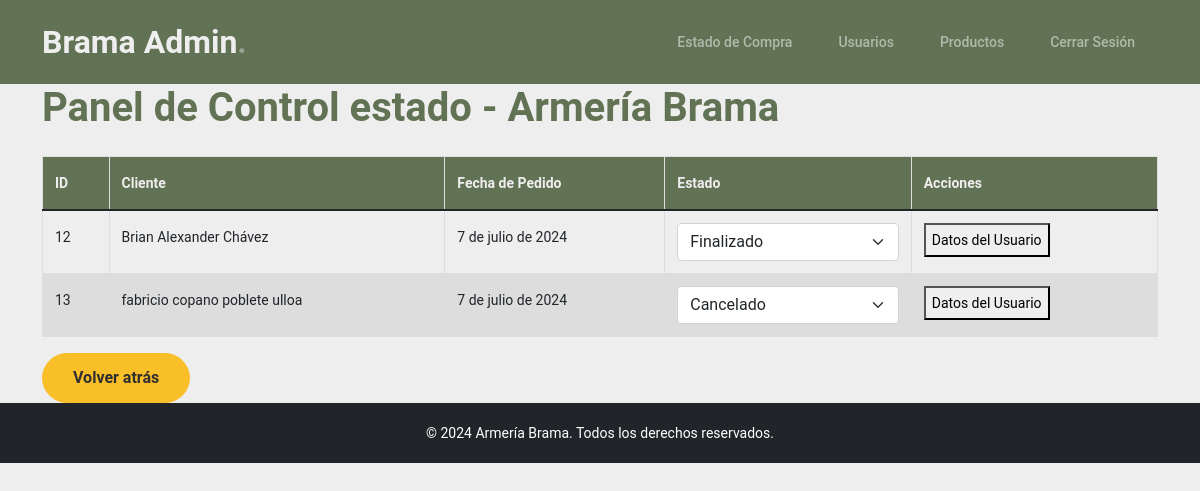
The app's page /panelcontrolestadocompra/ (signed in), older data.
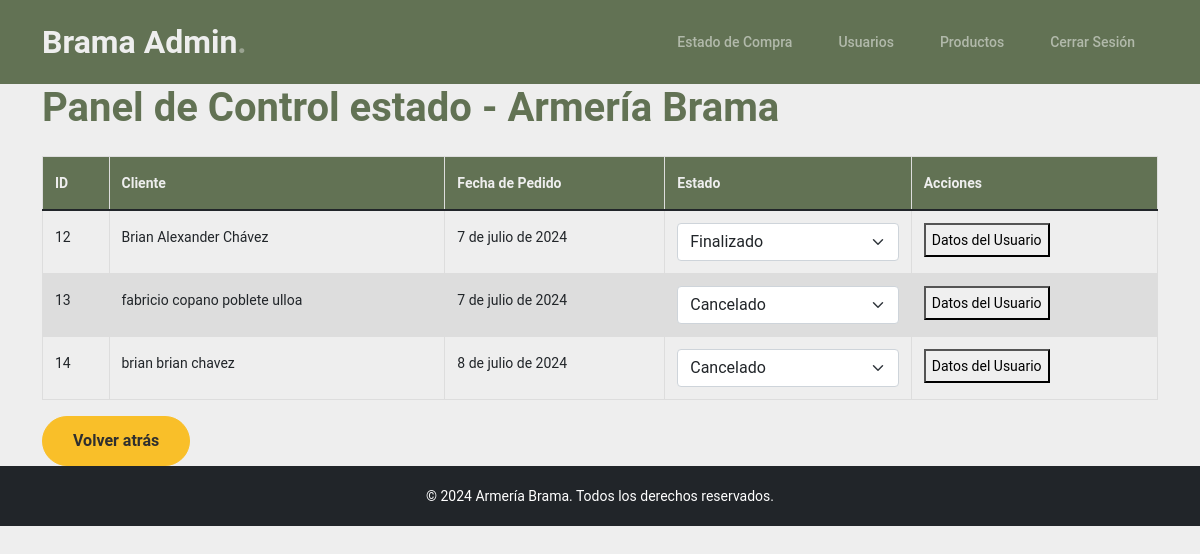
The same page, newer data.
### aplicacion/models.py (models this page shows, shortened)
class Pedido(models.Model):
    usuario = models.ForeignKey(Usuario, on_delete=models.PROTECT)
    id = models.AutoField(primary_key=True)
    nombre_cliente = models.CharField(max_length=100)
    direccion = models.CharField(max_length=200)
    correo = models.EmailField()
    celular = models.CharField(max_length=20)
    region = models.CharField(max_length=25, choices=REGIONES, default='CONCEPCION')
    fecha_pedido = models.DateField(auto_now_add=True)
    boleta = models.CharField(max_length=15, choices=[
        ('sin_boleta', 'Sin boleta'),
        ('con_boleta', 'Con boleta'),
    ])
    estado = models.CharField(max_length=20, choices=[
        ('cancelado', 'Cancelado'),
        ('en_proceso', 'En Proceso'),
        ('finalizado', 'Finalizado'),
    ], default='en_proceso')
    adicional = models.TextField(blank=True, null=True)  # Añadimos el campo adicional

### aplicacion/views.py (the view)
# urls.py: path('panelcontrolestadocompra/', panelcontrolestadocompra, name='panelcontrolestadocompra'),
@user_passes_test(is_admin)
def panelcontrolestadocompra(request):
    if not request.user.is_staff:
        messages.error(request, 'Acceso denegado. Debes ser administrador para acceder a esta página.')
        return redirect('index')  # Puedes ajustar la redirección según tu estructura de URLs
    pedidos = Pedido.objects.all()
    datos = {
        "pedidos": pedidos
    }
    return render(request, "aplicacion/panelcontrolestadocompra.html", datos)

### aplicacion/views.py (called while the page is built)
def is_admin(user):
    return user.is_authenticated and user.is_staff

### aplicacion/templates/aplicacion/panelcontrolestadocompra.html (shortened to what this page needs)
<!DOCTYPE html>
<html lang="es">
<head>
    <link rel="shortcut icon" href="{% load static %}{% static 'logo.png' %}">
    <link href="{% static 'aplicacion/css/bootstrap.min.css' %}" rel="stylesheet">
    <link rel="stylesheet" href="https://cdnjs.cloudflare.com/ajax/libs/font-awesome/6.0.0-beta3/css/all.min.css">
    <link href="{% static 'aplicacion/css/tiny-slider.css' %}" rel="stylesheet">
    <link href="{% static 'aplicacion/css/style.css' %}" rel="stylesheet">
</head>
<body>
    <nav class="custom-navbar navbar navbar-expand-md navbar-dark bg-dark" aria-label="Furni navigation bar">
        <div class="container">
            <a class="navbar-brand" href="{% url 'panelcontrol' %}">Brama Admin<span>.</span></a>
            <div class="collapse navbar-collapse" id="navbarsFurni">
                <ul class="custom-navbar-nav navbar-nav ms-auto mb-2 mb-md-0">
                    <li class="nav-item">
                        <a class="nav-link" href="{% url 'panelcontrolestadocompra' %}">Estado de Compra</a>
                    </li>
                    <li class="nav-item">
                        <a class="nav-link" href="{% url 'personas' %}">Usuarios</a>
                    </li>
                    <li class="nav-item">
                        <a class="nav-link" href="{% url 'productos' %}">Productos</a>
                    </li>
                    <li class="nav-item">
                        <a class="nav-link" href="{% url 'panelcerrarsesion' %}">Cerrar Sesión</a>
                    </li>
                </ul>
            </div>
        </div>
    </nav>
    <div class="container">
        <header class="header">
            <h1>Panel de Control estado - Armería Brama</h1>
        </header>
        <section class="mt-4">
            <div class="table-responsive">
                <table class="table table-hover">
                    <thead>
                        <tr>
                            <th>ID</th>
                            <th>Cliente</th>
                            <th>Fecha de Pedido</th>
                            <th>Estado</th>
                            <th>Acciones</th>
                        </tr>
                    </thead>
                    <tbody>
                        {% for p in pedidos %}
                        <tr>
                            <td>{{ p.id }}</td>
                            <td>{{ p.nombre_cliente }}</td>
                            <td>{{ p.fecha_pedido }}</td>
                            <td>
                                <select class="form-select" name="estado" onchange="actualizarEstado(this, {{ p.id }})">
                                    <option value="cancelado" {% if p.estado == 'cancelado' %}selected{% endif %}>Cancelado</option>
                                    <option value="finalizado" {% if p.estado == 'finalizado' %}selected{% endif %}>Finalizado</option>
                                </select>
                            </td>
                            <td>
                                <button class="btn-detalle" id="myBtn{{ p.id }}">Datos del Usuario</button>
                            </td>
                        </tr>
                        {% endfor %}
                    </tbody>
                </table>
            </div>
            <div class="back-button">
                <a href="{% url 'panelcontrol' %}" class="btn btn-secondary">Volver atrás</a>
            </div>
        </section>
    </div>
    <footer class="footer text-center py-3 bg-dark text-white">
        © 2024 Armería Brama. Todos los derechos reservados.
    </footer>
    </body>
    </html>

Row changes from the older to the newer data that the page shows:
added Pedido: id "14", nombre_cliente "brian brian chavez", fecha_pedido "8 de julio de 2024", estado "Cancelado"
